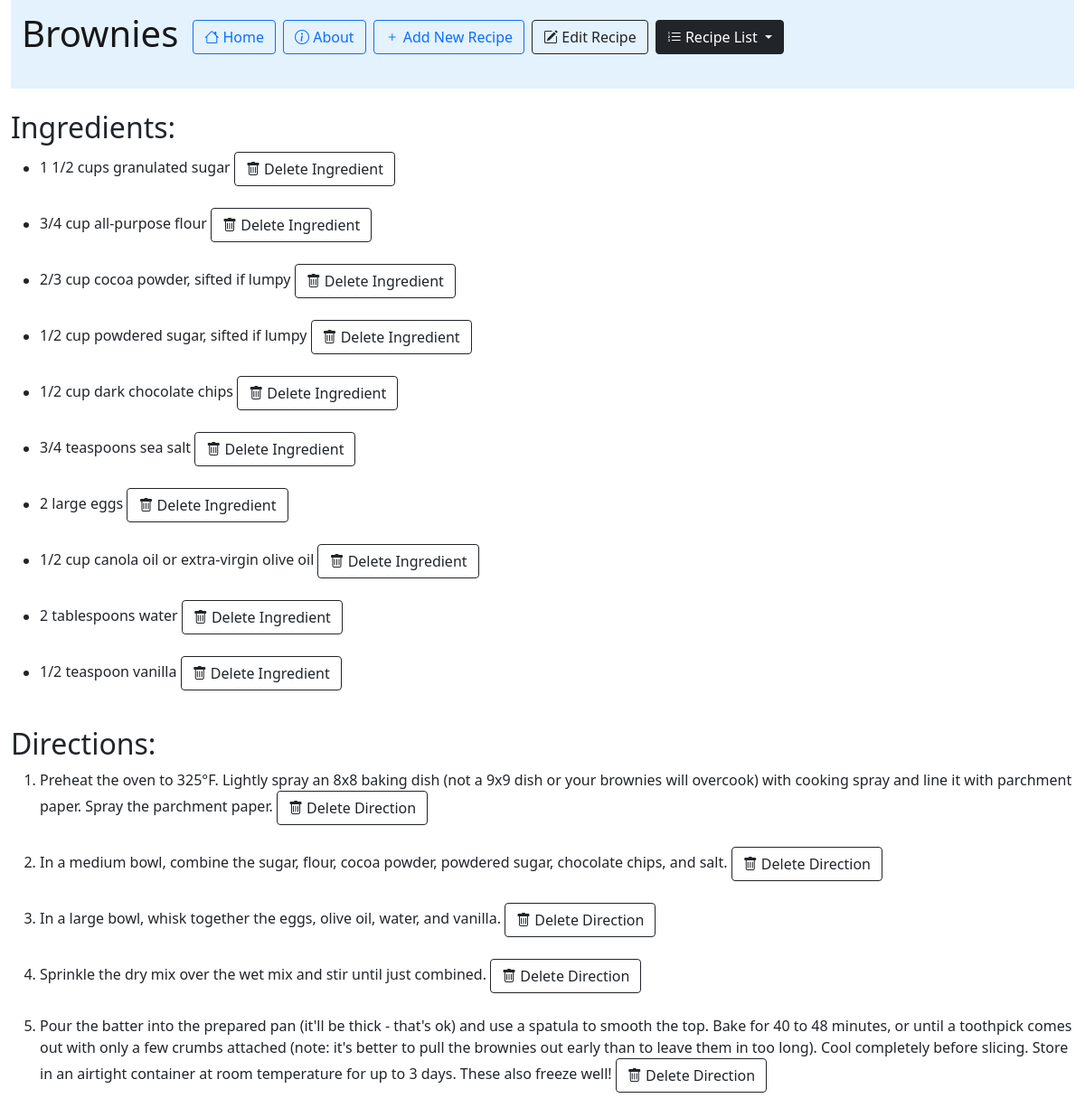
/recipe_app/197/, run on the app's committed database.
### recipe_app/models.py (models this page shows, shortened)
class Recipe(models.Model):
    recipe_name = models.CharField(max_length=200)
    pub_date= models.DateTimeField('date published')

class Ingredient(models.Model):
    ingredient_name = models.CharField(max_length=200)
    recipe = models.ForeignKey(Recipe, on_delete=models.CASCADE)

class Direction(models.Model):
    step = models.TextField()
    recipe = models.ForeignKey(Recipe, on_delete=models.CASCADE)

### recipe_app/views.py (the view)
# urls.py: path('<int:recipe_id>/', views.recipe_page, name='recipe_page'),
def recipe_page(request, recipe_id):
    our_recipe = Recipe.objects.get(pk=recipe_id)
    try:
        our_recipe
    except Recipe.DoesNotExist:
        raise Http404("Recipe does not exist")
    latest_recipe_list = Recipe.objects.order_by('-pub_date')
    return render(request, 'recipe_app/recipe_page.html', {'latest_recipe_list': latest_recipe_list, 'recipe': our_recipe})

### recipe_app/templates/recipe_app/recipe_page.html (shortened to what this page needs)
{% extends "recipe_app/base.html" %}
{% block content %}
<div class="container-fluid">
<nav class="navbar navbar-light" style="background-color: #e3f2fd;">
  <form class="container-fluid justify-content-start">
    <a class="navbar-brand" ><h1>{{ recipe.recipe_name }}</h1></a>
    <a class="btn btn-outline-primary me-2" type="button" href="/recipe_app"><i class="bi bi-house"></i> Home</a>
    <a class="btn btn-outline-primary me-2" type="button" href="/recipe_app/about"><i class="bi bi-info-circle"></i> About</a>
    <a class="btn btn-outline-primary me-2" type="button" href="/recipe_app/add"><i class="bi bi-plus"></i> Add New Recipe</a>
    <a class="btn btn-outline-dark me-2" type="button" href="/recipe_app/{{ recipe.id }}/edit_recipe"><i class="bi bi-pencil-square"></i> Edit Recipe</a>
    <div class="dropdown">
        <button class="btn btn-outline-dark me-2 active dropdown-toggle" type="button" id="dropdownMenuButton2" data-bs-toggle="dropdown" aria-expanded="false">
            <i class="bi bi-list-ol"></i> Recipe List
        </button>
    </div>
  </form>
</nav>
<br>
{% if recipe.ingredient_set.all %}
    <h2> Ingredients: </h2>
    <ul>{% for ingredient in recipe.ingredient_set.all %}
        <li>{{ ingredient.ingredient_name }}
        <a href="{% url 'recipe_app:delete_ingredient' recipe.id ingredient.id %}"><button class="btn btn-outline-dark" type="button"><i class="bi bi-trash"></i> Delete Ingredient</button></a></li>
        <br>
    {% endfor %}</ul>
{% else %}
    <p>No ingredients have been added to the recipe.</p>
{% endif %}
{% if recipe.direction_set.all %}
<h2> Directions: </h2>
<ol>{% for direction in recipe.direction_set.all %}
    <li>{{ direction.step }}
    <a href="{% url 'recipe_app:delete_direction' recipe.id direction.id %}"><button class="btn btn-outline-dark" type="button"><i class="bi bi-trash"></i> Delete Direction</button></a></li>
    <br>
{% endfor %}</ol>
{% else %}
    <p>No directions have been added to the recipe.</p>
{% endif %}
<br><br>
</div>
{% endblock %}

### data on the page
Recipe: recipe_name "Brownies"
Ingredient: ingredient_name "1 1/2 cups granulated sugar"
Ingredient: ingredient_name "3/4 cup all-purpose flour"
Ingredient: ingredient_name "2/3 cup cocoa powder, sifted if lumpy"
Ingredient: ingredient_name "1/2 cup powdered sugar, sifted if lumpy"
Ingredient: ingredient_name "1/2 cup dark chocolate chips"
Ingredient: ingredient_name "3/4 teaspoons sea salt"
Ingredient: ingredient_name "2 large eggs"
Ingredient: ingredient_name "1/2 cup canola oil or extra-virgin olive oil"
Ingredient: ingredient_name "2 tablespoons water"
Ingredient: ingredient_name "1/2 teaspoon vanilla"
Direction: step "Preheat the oven to 325°F. Lightly spray an 8x8 baking dish (not a 9x9 dish or your brownies will overcook) with cooking spray and line it with parchment paper. Spray the parchment paper."
Direction: step "In a medium bowl, combine the sugar, flour, cocoa powder, powdered sugar, chocolate chips, and salt."
Direction: step "In a large bowl, whisk together the eggs, olive oil, water, and vanilla."
Direction: step "Sprinkle the dry mix over the wet mix and stir until just combined."
Direction: step "Pour the batter into the prepared pan (it'll be thick - that's ok) and use a spatula to smooth the top. Bake for 40 to 48 minutes, or until a toothpick comes out with only a few crumbs attached (note: it's better to pull the brownies out early than to leave them in too long). Cool completely before slicing. Store in an airtight container at room temperature for up to 3 days. These also freeze well!"
